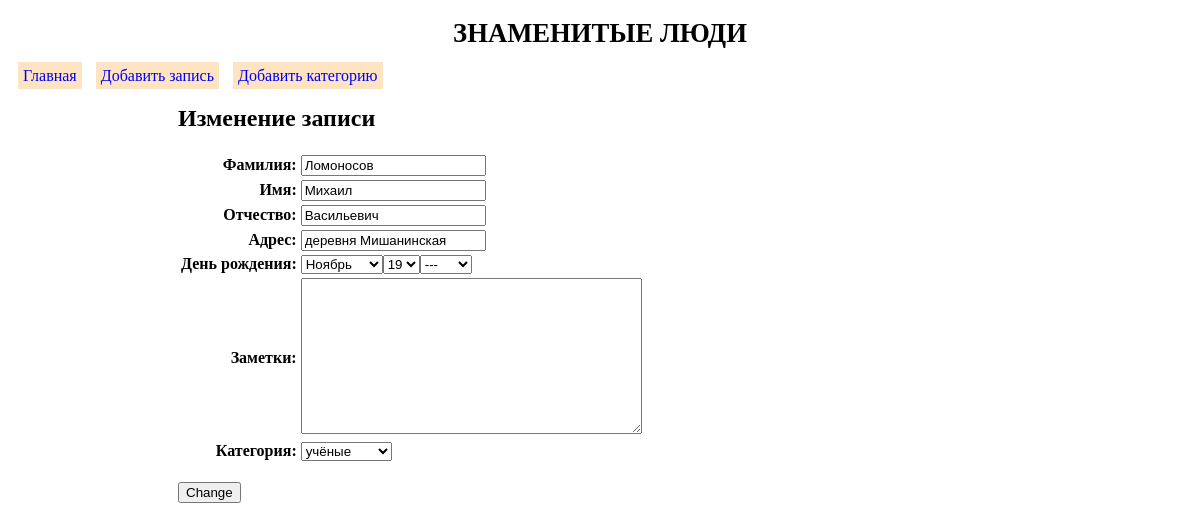
Screenshot of /people/people/6/update/ with the database file from the repository.
### people/models.py (models this page shows, shortened)
class ListPeople(models.Model):
    fam = models.CharField(max_length=50, verbose_name='Фамилия')
    name = models.CharField(max_length=50, verbose_name='Имя')
    ot = models.CharField(max_length=50, verbose_name='Отчество')
    addr = models.CharField(max_length=100, verbose_name='Адрес')
    birthday = models.DateField(null=True, blank=True, verbose_name='День рождения')
    note = models.TextField(null=True, blank=True, verbose_name='Заметки')
    category = models.ForeignKey('Category', null=True, on_delete=models.PROTECT, verbose_name='категория')
    class Meta:
        verbose_name_plural = 'Адресная книга'
        verbose_name = 'Запись адресной книги'
        ordering = ['fam']

class Category(models.Model):
    name = models.CharField(max_length=100, db_index=True, verbose_name='категория')
    def __str__(self):
        return self.name
    class Meta:
        verbose_name_plural = 'Категории'
        verbose_name = 'категорию'
        ordering = ['name']

### people/views.py (the view)
# urls.py: path('people/<int:pk>/update/', PeopleUpdateView.as_view(), name='update'),
class PeopleUpdateView(UpdateView):
    form_class = PeopleForm
    model = ListPeople
    template_name = 'people/update.html'
    success_url = reverse_lazy('index')

### people/forms.py
class PeopleForm(ModelForm):
    class Meta(object):
        model = ListPeople
        fields = ('fam', 'name', 'ot', 'addr', 'birthday', 'note', 'category')
        year = datetime.date.today().year
        widgets = {'birthday': widgets.SelectDateWidget(years=range(year, year-200, -1))}

### people/templates/people/update.html (shortened to what this page needs)
{% extends 'layout/basic.html' %}
{% block content %}
<h2>Изменение записи </h2>
<form method="post">
    <table id="people_edit">
    {{ form.as_table }}
    </table>
    <br>
    <input type="submit" value="Change">
</form>
{% endblock %}

### people/static/people/style.css (style rules this page uses)
#people_edit th { text-align: right; }

### rows the page displays
ListPeople: fam "Ломоносов", name "Михаил", ot "Васильевич", addr "деревня Мишанинская", category "учёные"
